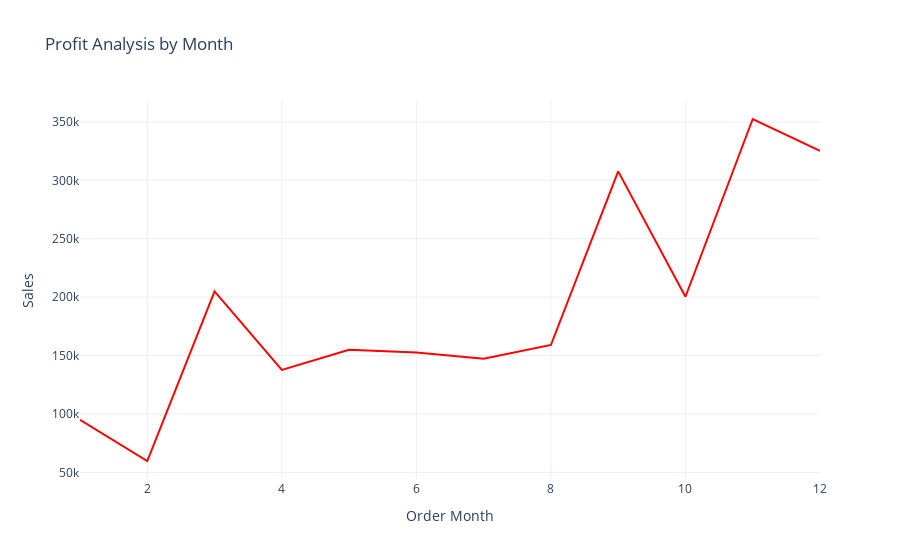

Notebook code cell kept with this figure:
### Code cell
fig=px.line(profit_by_m,
           x="Order Month",
           y="Sales",title="Profit Analysis by Month",
           color_discrete_sequence=['red'])
fig.show()

### Figure 1 — Plotly figure (JSON) as saved in the notebook; plotly's stock layout.template omitted (floating-point values rounded to 4 significant figures)
{"data": [{"hovertemplate": "Order Month=%{x}<br>Sales=%{y}<extra></extra>", "legendgroup": "", "line": {"color": "red", "dash": "solid"}, "marker": {"symbol": "circle"}, "mode": "lines", "name": "", "orientation": "v", "showlegend": false, "type": "scatter", "x": [1, 2, 3, 4, 5, 6, 7, 8, 9, 10, 11, 12], "xaxis": "x", "y": [94920.0, 59750.0, 205000.0, 137800.0, 155000.0, 152700.0, 147200.0, 159000.0, 307600.0, 200300.0, 352500.0, 325300.0], "yaxis": "y"}], "layout": {"autosize": true, "legend": {"tracegroupgap": 0}, "title": {"text": "Profit Analysis by Month"}, "xaxis": {"anchor": "y", "autorange": true, "domain": [0, 1], "range": [1, 12], "title": {"text": "Order Month"}, "type": "linear"}, "yaxis": {"anchor": "x", "autorange": true, "domain": [0, 1], "range": [43490.0, 368700.0], "title": {"text": "Sales"}, "type": "linear"}}}
